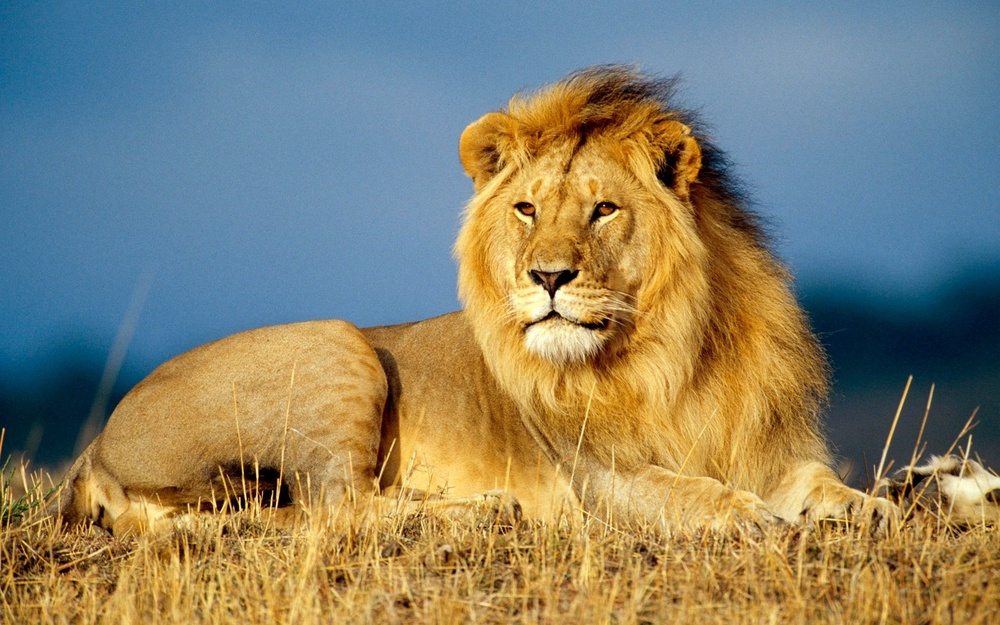
#> input picture Pencil Lets grwo more/lion.jpg, 1000 x 625 px, shrunk from 1920 x 1200 before the run, found by its file name
$ python Pencil.py
#> lines starting #> are read from the running program, lines starting #| are printed output that depends on the picture
import cv2
image =cv2.imread("C:\\Users\\aparm\\Desktop\\Hello World\\Pencil Lets grwo more\\lion.jpg")
#> image is the input picture: shape (625, 1000, 3); mean B, G, R 109.3, 130.6, 134
grey_filter = cv2.cvtColor(image,cv2.COLOR_BGR2GRAY)
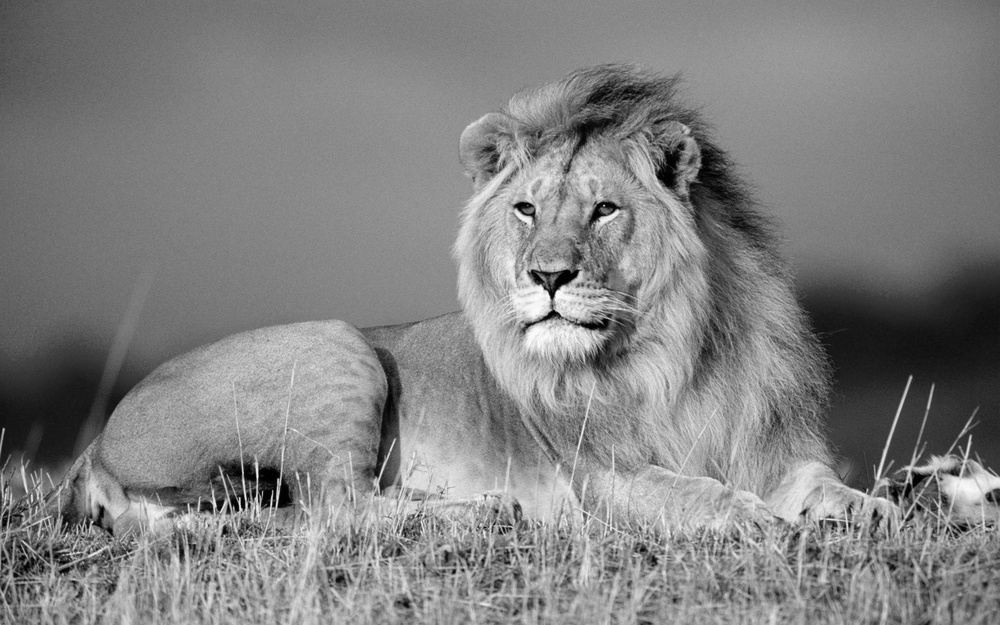
#> grey_filter: shape (625, 1000); min 0, max 252, mean 129.2
invert = cv2.bitwise_not(grey_filter)
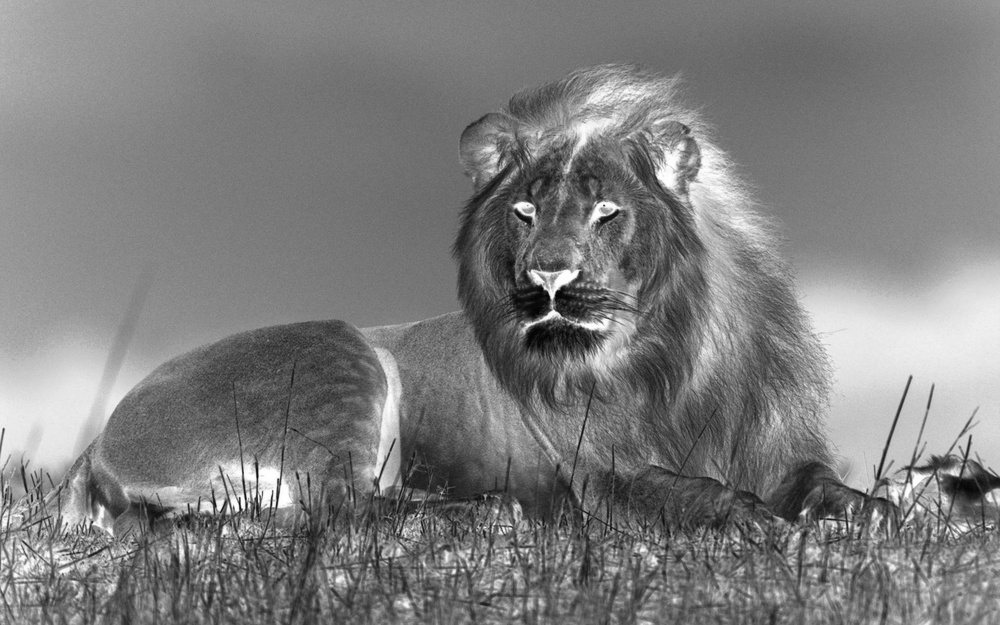
#> invert: shape (625, 1000); min 3, max 255, mean 125.8
blur = cv2.GaussianBlur(invert,(21,21),0)
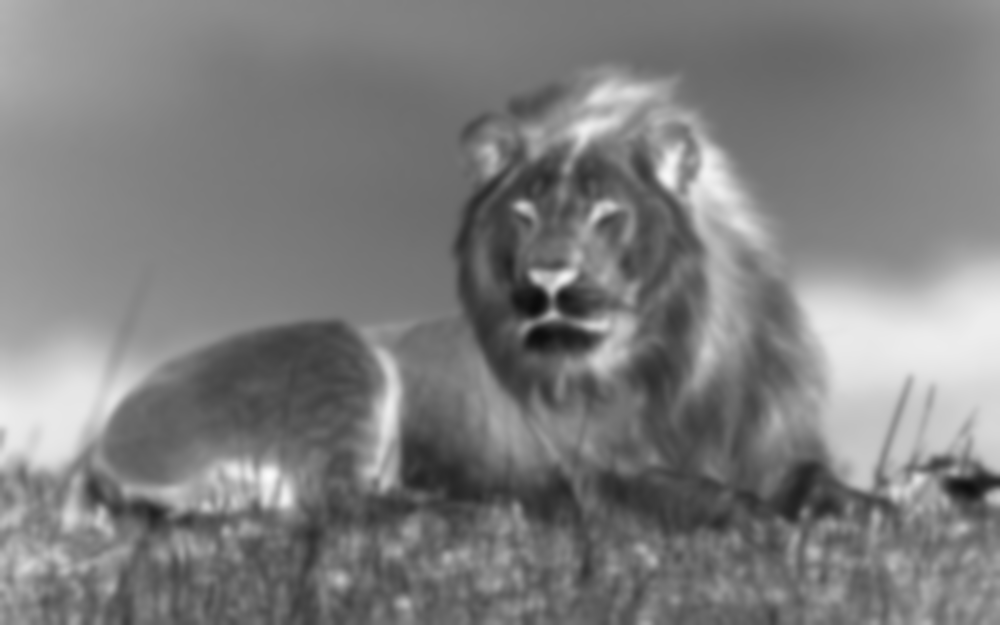
#> blur: shape (625, 1000); min 11, max 251, mean 125.8
invertedblur = cv2.bitwise_not(blur)
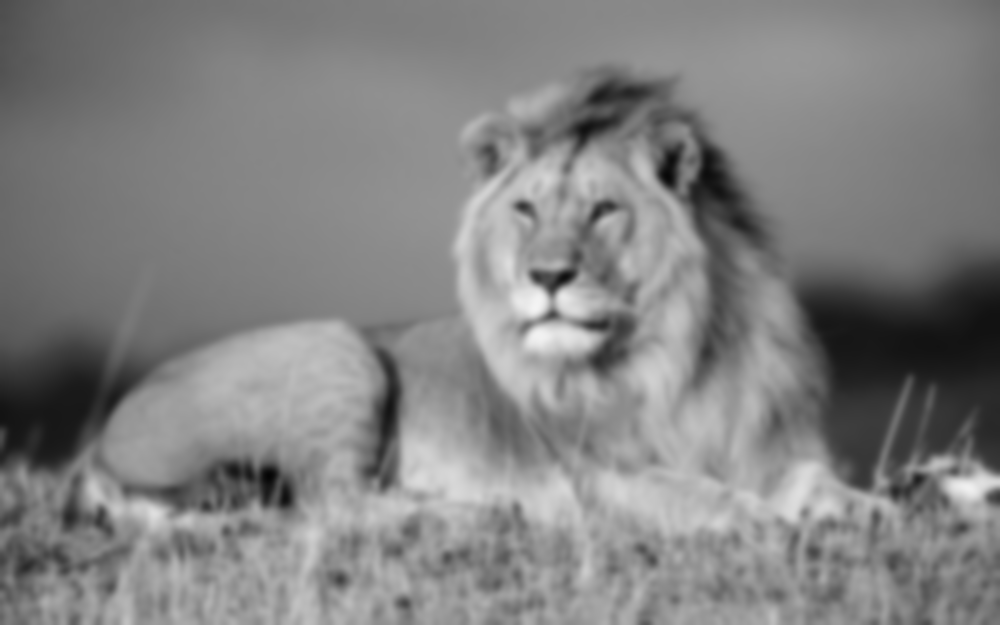
#> invertedblur: shape (625, 1000); min 4, max 244, mean 129.2
sketch_filter =cv2.divide(grey_filter,invertedblur,scale=256.0)
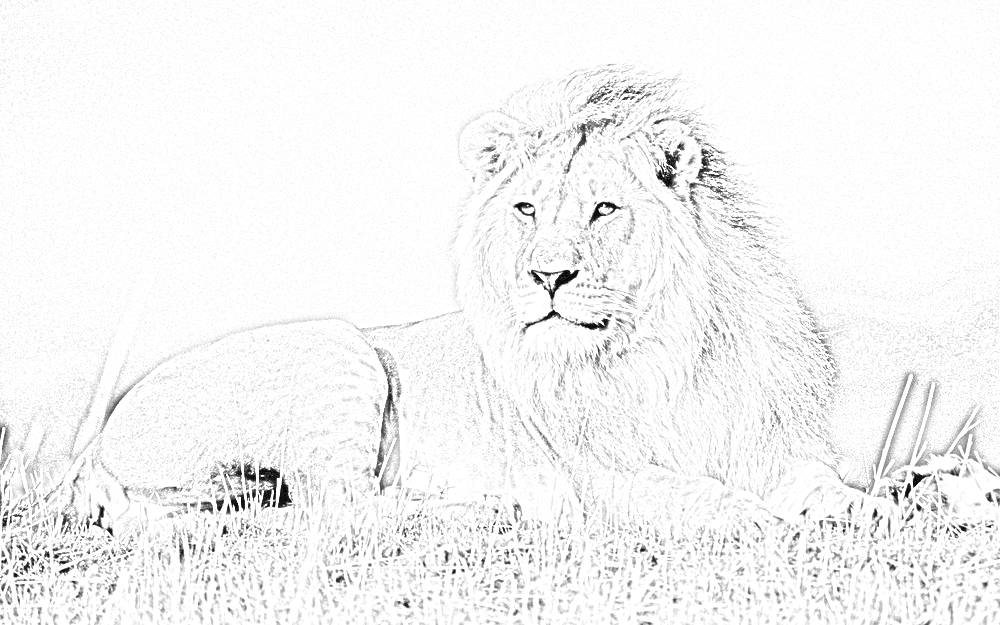
#> sketch_filter: shape (625, 1000); min 0, max 255, mean 244.5
cv2.imwrite("original_image.jpg",image)
cv2.imwrite("grey_image.jpg",invert)
cv2.imwrite("blur_image.jpg",blur)
cv2.imwrite("invertedblur.jpg",invertedblur)
cv2.imwrite("skecth_image.jpg",sketch_filter)
cv2.imshow("original_image",image)
cv2.imshow("grey_image",invert)
cv2.imshow("blur_image",blur)
cv2.imshow("invertedblur",invertedblur)
cv2.imshow("skecth_image",sketch_filter)
cv2.waitKey(0)
